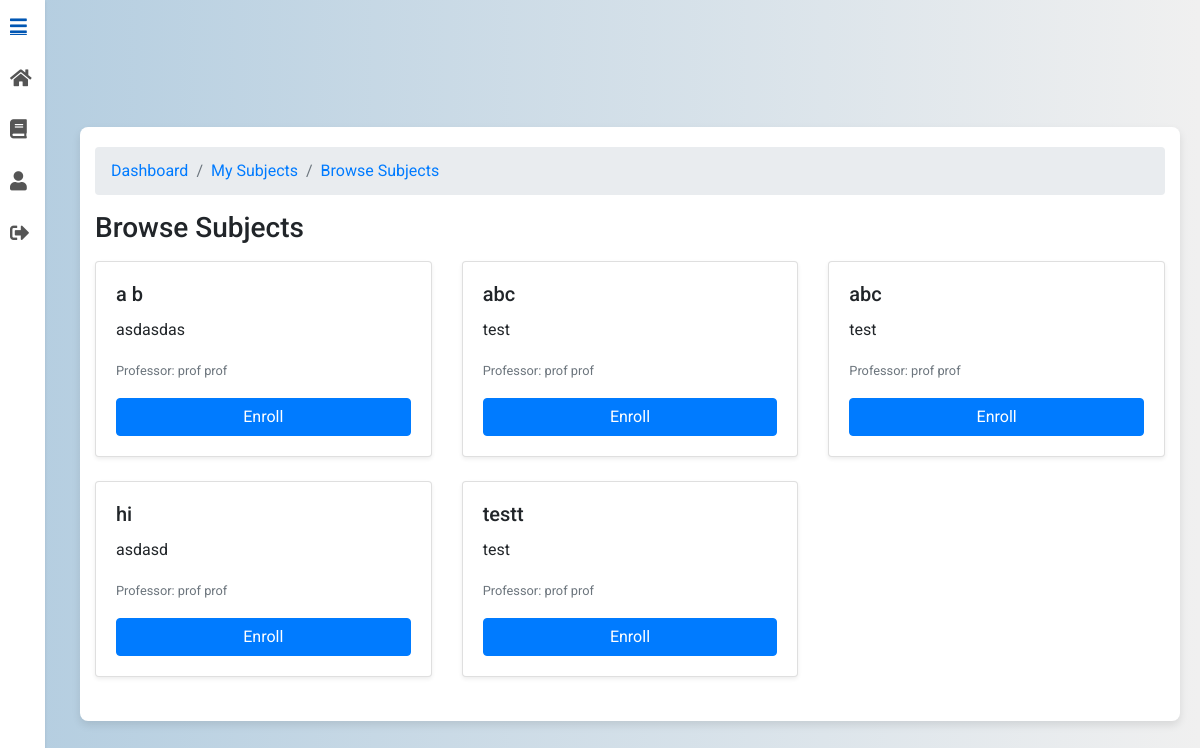
Page /subjects/browse/ (signed in) on the committed database.
### subjects/models.py (models this page shows, shortened)
class Subject(models.Model):
    name = models.CharField(max_length=100)
    professor = models.ForeignKey(
        CustomUser,
        limit_choices_to={"role": "professor"},
        on_delete=models.CASCADE,
        editable=False,
    )
    description = models.TextField(blank=True)
    class Meta:
        ordering = ["name"]

### users/models.py (models this page shows, shortened)
class CustomUser(AbstractUser):
    ROLE_CHOICES = [
        ('student', 'Student'),
        ('professor', 'Professor')
    ]
    role = models.CharField(max_length=10, choices=ROLE_CHOICES)
    institution = models.ForeignKey('Institution', on_delete=models.SET_NULL, null=True, blank=True)

### subjects/views.py (the view)
# urls.py: path("browse/", browse_subjects, name="browse_subjects"),
@login_required
def browse_subjects(request):
    user = request.user
    institution = getattr(user, "institution", None)
    qs = Subject.objects.select_related("professor").order_by("name")
    if institution:
        qs = qs.filter(professor__institution=institution)
    qs = qs.exclude(enrollments__user=user)
    if getattr(user, "role", None) == "professor":
        qs = qs.exclude(professor=user)
    breadcrumbs = [
        ("Dashboard", reverse_lazy("users:dashboard")),
        ("My Subjects", reverse_lazy("subjects:my_subjects")),
        ("Browse Subjects", ""),
    ]
    return render(request, "browse_subjects.html", {
        "subjects": qs,
        "breadcrumbs": breadcrumbs,
    })

### subjects/templates/browse_subjects.html (shortened to what this page needs)
{% extends 'base.html' %}
{% load static %}
{% load view_breadcrumbs %}
{% block content %}
<div class="container mt-5">
  <nav aria-label="breadcrumb">
    <ol class="breadcrumb">
      {% for name, url in breadcrumbs %}
        <li class="breadcrumb-item"><a href="{{ url }}">{{ name }}</a></li>
      {% endfor %}
    </ol>
  </nav>
  <h3 class="mb-3">Browse Subjects</h3>
  <div class="row">
    {% for subject in subjects %}
      <div class="col-md-4">
        <div class="card mb-4 shadow-sm">
          <div class="card-body">
            <h5 class="card-title">{{ subject.name }}</h5>
            <p class="card-text">{{ subject.description|default:"No description."|truncatewords:25 }}</p>
            <p class="card-text">
              <small class="text-muted">
                Professor:
                {% if subject.professor.first_name and subject.professor.last_name %}
                  {{ subject.professor.first_name }} {{ subject.professor.last_name }}
                {% else %}
                  {{ subject.professor.email }}
                {% endif %}
              </small>
            </p>
            <form method="post" action="{% url 'subjects:enroll_subject' subject.pk %}">
              <button class="btn btn-primary btn-block">Enroll</button>
            </form>
          </div>
        </div>
      </div>
    {% empty %}
      <div class="col-12"><p class="text-muted">No subjects to show.</p></div>
    {% endfor %}
  </div>
</div>
{% endblock %}

### static/css/styles.css (style rules this page uses)
body { font-family: 'Roboto', sans-serif; background: linear-gradient(to right, #b3cde0, #f0f0f0); margin: 0; padding: 0; display: flex; justify-content: center; align-items: center; min-height: 100vh; }
.container { background-color: #ffffff; padding: 20px; border-radius: 8px; box-shadow: 0 4px 8px rgba(0, 0, 0, 0.1); max-width: 900px; width: 100%; animation: fadeIn 1s ease-in-out; }
.card { transition: transform 0.3s, box-shadow 0.3s; }
form { display: flex; flex-direction: column; }
button { padding: 10px; background-color: #66afe9; color: #ffffff; border: none; border-radius: 4px; cursor: pointer; transition: background-color 0.3s; }

### subjects/templates/base.html (style rules this page uses)
body { background: linear-gradient(to right, #b3cde0, #f0f0f0); margin: 0; padding: 0; font-family: 'Roboto', sans-serif; display: flex; }
.main-content > * { max-width: 100%; }

### rows in the picture
Subject: name "a b", description "asdasdas", professor.first_name "prof", professor.last_name "prof"
Subject: name "abc", description "test", professor.first_name "prof", professor.last_name "prof"
Subject: name "abc", description "test", professor.first_name "prof", professor.last_name "prof"
Subject: name "hi", description "asdasd", professor.first_name "prof", professor.last_name "prof"
Subject: name "testt", description "test", professor.first_name "prof", professor.last_name "prof"

### other values in the picture
{{ name }} "Dashboard" "My Subjects" "Browse Subjects"
